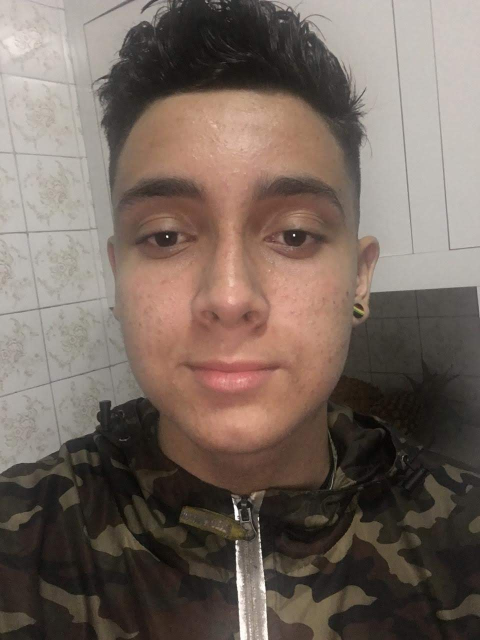
#> input picture provanicolas1.jpeg, 960 x 1280 px, found by its file name (shown at 1/2 size)
$ python 'prova segunda parte.py'
#> lines starting #> are read from the running program, lines starting #| are printed output that depends on the picture; after the words box and inside, x2 and y2 are one past the last pixel; in counts of white or black regions, pixels touching at a corner belong together
import cv2
import numpy as np
import matplotlib.pyplot as plt

# Carregar a imagem
imagem_original = cv2.imread('segunda_prova\provanicolas1.jpeg', 0)
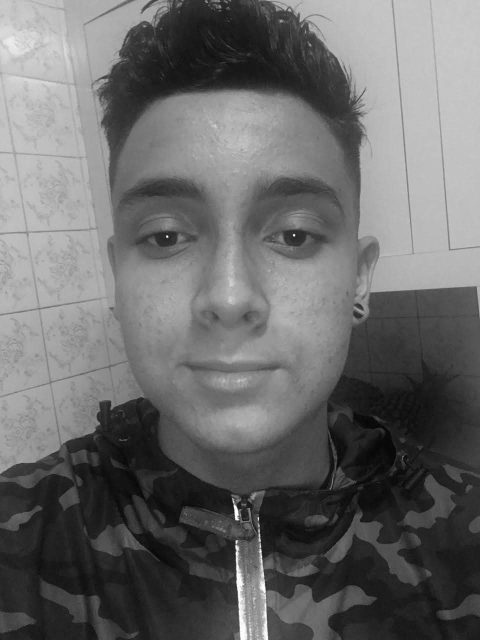
#> imagem_original: shape (1280, 960) (shown at 1/2 size); min 0, max 255, mean 105.7

# Verificar se a imagem foi carregada corretamente
if imagem_original is None:
    print("Erro ao carregar a imagem.")
    exit()

# Obter dimensões da imagem
altura, largura = imagem_original.shape
#> altura = 1280; largura = 960

# Criar padrão senoidal diagonal
eixo_x = np.arange(largura)
#> eixo_x = 960 values from 0 to 959
eixo_y = np.arange(altura)
#> eixo_y = 1280 values from 0 to 1279

matriz_x, matriz_y = np.meshgrid(eixo_x, eixo_y)

# Frequência do ruído
frequencia_ruido = 0.15

# Criar ruído periódico
ruido_periodico = 50 * np.sin(
    2 * np.pi * frequencia_ruido * (matriz_x + matriz_y)
)

# Adicionar ruído à imagem
imagem_com_ruido = imagem_original + ruido_periodico
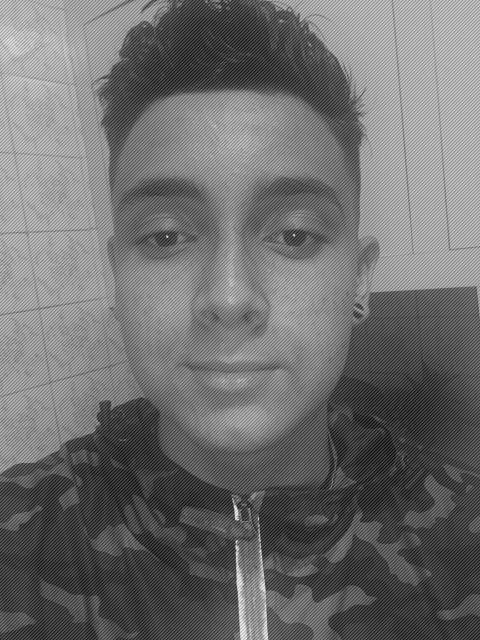
#> imagem_com_ruido: shape (1280, 960) float64 (shown at 1/2 size); min -48, max 305, mean 105.7; drawn with min black and max white

# Limitar valores entre 0 e 255
imagem_com_ruido = np.clip(
    imagem_com_ruido,
    0,
    255
).astype(np.uint8)

# Aplicar Transformada de Fourier
transformada_fourier = np.fft.fft2(imagem_com_ruido)

transformada_centralizada = np.fft.fftshift(
    transformada_fourier
)

# Criar espectro da imagem
espectro_original = 20 * np.log(
    np.abs(transformada_centralizada) + 1
)
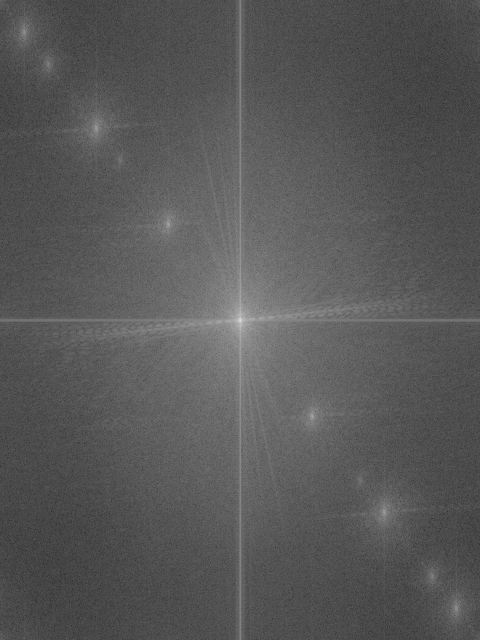
#> espectro_original: shape (1280, 960) float64 (shown at 1/2 size); min 38.17, max 373.7, mean 154.1; drawn with min black and max white

# Criar máscara do filtro Notch
mascara_filtro = np.ones(
    (altura, largura),
    np.uint8
)

centro_y, centro_x = altura // 2, largura // 2
#> centro_y = 640; centro_x = 480

# Coordenadas dos ruídos no espectro
lista_pontos = [
    (centro_y - 80, centro_x - 80),
    (centro_y - 60, centro_x - 60),
    (centro_y - 40, centro_x - 40),
    (centro_y - 20, centro_x - 20),

    (centro_y + 20, centro_x + 20),
    (centro_y + 40, centro_x + 40),
    (centro_y + 60, centro_x + 60),
    (centro_y + 80, centro_x + 80)
]

# Criar regiões de bloqueio no espectro
raio_filtro = 8

for ponto in lista_pontos:

    posicao_y, posicao_x = ponto

    for linha in range(altura):
        for coluna in range(largura):

            distancia = (
                (linha - posicao_y) ** 2 +
                (coluna - posicao_x) ** 2
            )

            if distancia <= raio_filtro ** 2:
                mascara_filtro[linha, coluna] = 0
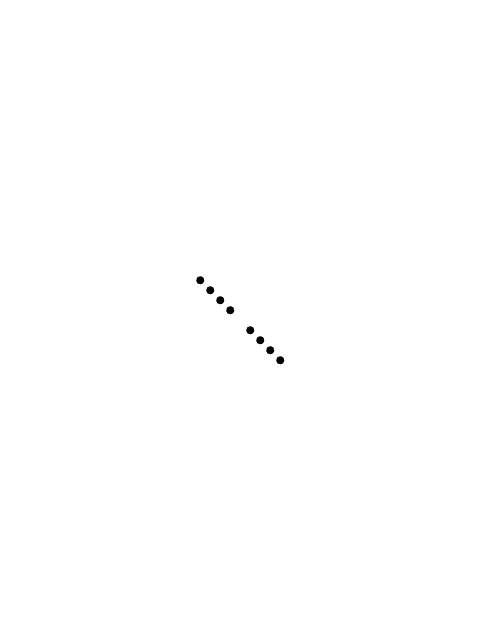
#> mascara_filtro: shape (1280, 960) (shown at 1/2 size); values 0 (black) and 1 (white), 99.9% white; 8 black regions, largest, box (x1, y1, x2, y2) and area: (392, 552, 409, 569) 197, (412, 572, 429, 589) 197, (432, 592, 449, 609) 197

# Aplicar filtro na Transformada de Fourier
transformada_filtrada = (
    transformada_centralizada * mascara_filtro
)

# Criar espectro filtrado
espectro_filtrado = 20 * np.log(
    np.abs(transformada_filtrada) + 1
)

# Aplicar Transformada Inversa de Fourier
transformada_inversa = np.fft.ifftshift(
    transformada_filtrada
)

imagem_recuperada = np.fft.ifft2(
    transformada_inversa
)

imagem_recuperada = np.abs(
    imagem_recuperada
)

# Exibir resultados
plt.figure(figsize=(12, 10))

# Imagem com ruído
plt.subplot(221)
plt.imshow(imagem_com_ruido, cmap='gray')
plt.title('Imagem Original')
plt.axis('off')

# Imagem filtrada
plt.subplot(222)
plt.imshow(imagem_recuperada, cmap='gray')
plt.title('Imagem Final')
plt.axis('off')

# Espectro original
plt.subplot(223)
plt.imshow(espectro_original, cmap='gray')
plt.title('Espectro da Imagem Original')
plt.axis('off')

# Espectro filtrado
plt.subplot(224)
plt.imshow(espectro_filtrado, cmap='gray')
plt.title('Espectro da Imagem Final')
plt.axis('off')

plt.tight_layout()
plt.show()
